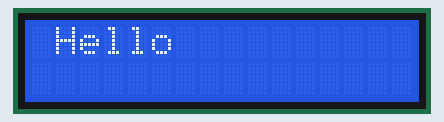
This sketch was run on a simulated Arduino Uno, built with avr-gcc and run on an emulated ATmega328P. Shown: 16×2 character LCD.

Above: at 0.1 s.
At 9.1 s:
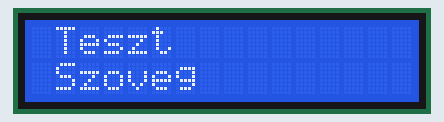
At 17.2 s:
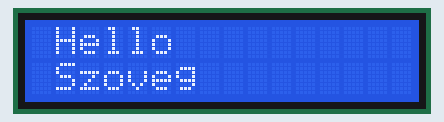
At 18.2 s:
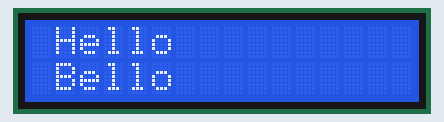

Measured:
- by itself, everything shown: repeats every 17.0 s, in 3 steps
- what the display in image 1 shows lasts 8.0 s, from 9.1 s to 17.1 s
- what the display in image 2 shows lasts 1.0 s, from 17.1 s to 18.1 s

The sketch:

LCD_EM.ino
```cpp
#include <Wire.h>
#include <LiquidCrystal_I2C.h>

LiquidCrystal_I2C lcd(0x27, 2, 1, 0, 4, 5, 6, 7, 3, POSITIVE);

void setup()
{

lcd.begin(16,2);//Defining 16 columns and 2 rows of lcd display
lcd.backlight();//To Power ON the back light
//lcd.backlight();// To Power OFF the back light

}

void loop()
{
//Write your code
lcd.setCursor(0,0); //Defining positon to write from first row,first column .
lcd.print(" Hello "); //You can write 16 Characters per line .
delay(1000);//Delay used to give a dynamic effect
lcd.setCursor(0,1);  //Defining positon to write from second row,first column .
lcd.print(" Bello ");
delay(8000);

lcd.clear();//Clean the screen
lcd.setCursor(0,0);
lcd.print(" Teszt ");
lcd.setCursor(0,1);
lcd.print(" Szoveg ");
delay(8000);
}
```
